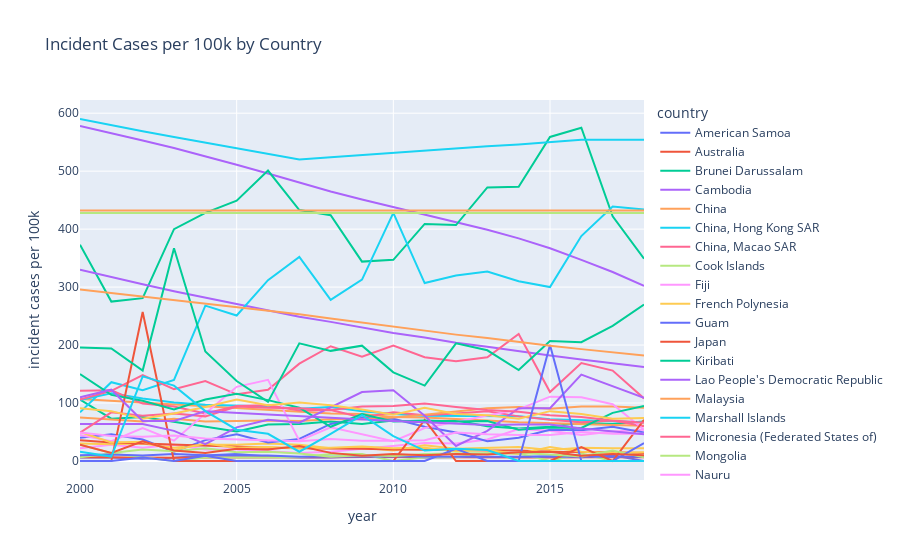

The notebook cell this image was saved under:
### Code cell
#country plot for Western Pacific Region
px.line(gyeWPR, x="year", y="incident cases per 100k", color="country", title="Incident Cases per 100k in Western Pacific Region")

### Figure 1 — Plotly figure (JSON) as saved in the notebook; plotly's stock layout.template omitted (floating-point values rounded to 4 significant figures)
{"data": [{"hovertemplate": "country=American Samoa<br>year=%{x}<br>incident cases per 100k=%{y}<extra></extra>", "legendgroup": "American Samoa", "line": {"color": "#636efa", "dash": "solid"}, "mode": "lines", "name": "American Samoa", "showlegend": true, "type": "scatter", "x": [2000, 2001, 2002, 2003, 2004, 2005, 2006, 2007, 2008, 2009, 2010, 2011, 2012, 2013, 2014, 2015, 2016, 2017, 2018], "xaxis": "x", "y": [6, 5.9, 3.9, 5.8, 9.6, 12, 7.8, 5.9, 6, 8.1, 8.2, 6.2, 7, 6.9, 6.8, 8.2, 6.5, 10, 0], "yaxis": "y"}, {"hovertemplate": "country=Australia<br>year=%{x}<br>incident cases per 100k=%{y}<extra></extra>", "legendgroup": "Australia", "line": {"color": "#EF553B", "dash": "solid"}, "mode": "lines", "name": "Australia", "showlegend": true, "type": "scatter", "x": [2000, 2001, 2002, 2003, 2004, 2005, 2006, 2007, 2008, 2009, 2010, 2011, 2012, 2013, 2014, 2015, 2016, 2017, 2018], "xaxis": "x", "y": [6.3, 5.9, 6, 5.6, 6.2, 6, 6.5, 6.2, 6.5, 6.8, 6.5, 6.3, 6.6, 6.2, 6.5, 6, 6.5, 6.7, 6.6], "yaxis": "y"}, {"hovertemplate": "country=Brunei Darussalam<br>year=%{x}<br>incident cases per 100k=%{y}<extra></extra>", "legendgroup": "Brunei Darussalam", "line": {"color": "#00cc96", "dash": "solid"}, "mode": "lines", "name": "Brunei Darussalam", "showlegend": true, "type": "scatter", "x": [2000, 2001, 2002, 2003, 2004, 2005, 2006, 2007, 2008, 2009, 2010, 2011, 2012, 2013, 2014, 2015, 2016, 2017, 2018], "xaxis": "x", "y": [106, 73, 76, 68, 59, 51, 63, 64, 68, 64, 70, 67, 70, 60, 56, 59, 66, 64, 68], "yaxis": "y"}, {"hovertemplate": "country=Cambodia<br>year=%{x}<br>incident cases per 100k=%{y}<extra></extra>", "legendgroup": "Cambodia", "line": {"color": "#ab63fa", "dash": "solid"}, "mode": "lines", "name": "Cambodia", "showlegend": true, "type": "scatter", "x": [2000, 2001, 2002, 2003, 2004, 2005, 2006, 2007, 2008, 2009, 2010, 2011, 2012, 2013, 2014, 2015, 2016, 2017, 2018], "xaxis": "x", "y": [578, 566, 553, 540, 526, 511, 496, 480, 465, 451, 438, 425, 412, 399, 384, 367, 347, 326, 302], "yaxis": "y"}, {"hovertemplate": "country=China<br>year=%{x}<br>incident cases per 100k=%{y}<extra></extra>", "legendgroup": "China", "line": {"color": "#FFA15A", "dash": "solid"}, "mode": "lines", "name": "China", "showlegend": true, "type": "scatter", "x": [2000, 2001, 2002, 2003, 2004, 2005, 2006, 2007, 2008, 2009, 2010, 2011, 2012, 2013, 2014, 2015, 2016, 2017, 2018], "xaxis": "x", "y": [107, 104, 100, 97, 94, 91, 88, 85, 82, 81, 76, 75, 73, 70, 67, 65, 63, 62, 61], "yaxis": "y"}, {"hovertemplate": "country=China, Hong Kong SAR<br>year=%{x}<br>incident cases per 100k=%{y}<extra></extra>", "legendgroup": "China, Hong Kong SAR", "line": {"color": "#19d3f3", "dash": "solid"}, "mode": "lines", "name": "China, Hong Kong SAR", "showlegend": true, "type": "scatter", "x": [2000, 2001, 2002, 2003, 2004, 2005, 2006, 2007, 2008, 2009, 2010, 2011, 2012, 2013, 2014, 2015, 2016, 2017, 2018], "xaxis": "x", "y": [105, 117, 108, 101, 97, 96, 94, 90, 93, 86, 81, 78, 78, 77, 77, 72, 70, 68, 67], "yaxis": "y"}, {"hovertemplate": "country=China, Macao SAR<br>year=%{x}<br>incident cases per 100k=%{y}<extra></extra>", "legendgroup": "China, Macao SAR", "line": {"color": "#FF6692", "dash": "solid"}, "mode": "lines", "name": "China, Macao SAR", "showlegend": true, "type": "scatter", "x": [2000, 2001, 2002, 2003, 2004, 2005, 2006, 2007, 2008, 2009, 2010, 2011, 2012, 2013, 2014, 2015, 2016, 2017, 2018], "xaxis": "x", "y": [121, 122, 99, 94, 82, 95, 96, 87, 88, 75, 84, 79, 82, 86, 77, 71, 67, 70, 60], "yaxis": "y"}, {"hovertemplate": "country=Cook Islands<br>year=%{x}<br>incident cases per 100k=%{y}<extra></extra>", "legendgroup": "Cook Islands", "line": {"color": "#B6E880", "dash": "solid"}, "mode": "lines", "name": "Cook Islands", "showlegend": true, "type": "scatter", "x": [2000, 2001, 2002, 2003, 2004, 2005, 2006, 2007, 2008, 2009, 2010, 2011, 2012, 2013, 2014, 2015, 2016, 2017, 2018], "xaxis": "x", "y": [6.4, 13, 6.3, 0, 6.1, 6, 6, 6.4, 12, 12, 0, 6.3, 6.4, 13, 13, 0, 13, 0, 0], "yaxis": "y"}, {"hovertemplate": "country=Fiji<br>year=%{x}<br>incident cases per 100k=%{y}<extra></extra>", "legendgroup": "Fiji", "line": {"color": "#FF97FF", "dash": "solid"}, "mode": "lines", "name": "Fiji", "showlegend": true, "type": "scatter", "x": [2000, 2001, 2002, 2003, 2004, 2005, 2006, 2007, 2008, 2009, 2010, 2011, 2012, 2013, 2014, 2015, 2016, 2017, 2018], "xaxis": "x", "y": [22, 28, 23, 28, 20, 20, 17, 14, 16, 21, 27, 31, 30, 37, 55, 52, 45, 51, 54], "yaxis": "y"}, {"hovertemplate": "country=French Polynesia<br>year=%{x}<br>incident cases per 100k=%{y}<extra></extra>", "legendgroup": "French Polynesia", "line": {"color": "#FECB52", "dash": "solid"}, "mode": "lines", "name": "French Polynesia", "showlegend": true, "type": "scatter", "x": [2000, 2001, 2002, 2003, 2004, 2005, 2006, 2007, 2008, 2009, 2010, 2011, 2012, 2013, 2014, 2015, 2016, 2017, 2018], "xaxis": "x", "y": [30, 29, 30, 23, 28, 28, 30, 28, 22, 23, 18, 27, 21, 22, 24, 19, 23, 22, 22], "yaxis": "y"}, {"hovertemplate": "country=Guam<br>year=%{x}<br>incident cases per 100k=%{y}<extra></extra>", "legendgroup": "Guam", "line": {"color": "#636efa", "dash": "solid"}, "mode": "lines", "name": "Guam", "showlegend": true, "type": "scatter", "x": [2000, 2001, 2002, 2003, 2004, 2005, 2006, 2007, 2008, 2009, 2010, 2011, 2012, 2013, 2014, 2015, 2016, 2017, 2018], "xaxis": "x", "y": [40, 46, 37, 16, 36, 46, 32, 38, 64, 74, 73, 59, 49, 34, 40, 54, 53, 59, 49], "yaxis": "y"}, {"hovertemplate": "country=Japan<br>year=%{x}<br>incident cases per 100k=%{y}<extra></extra>", "legendgroup": "Japan", "line": {"color": "#EF553B", "dash": "solid"}, "mode": "lines", "name": "Japan", "showlegend": true, "type": "scatter", "x": [2000, 2001, 2002, 2003, 2004, 2005, 2006, 2007, 2008, 2009, 2010, 2011, 2012, 2013, 2014, 2015, 2016, 2017, 2018], "xaxis": "x", "y": [36, 32, 30, 28, 27, 24, 23, 22, 22, 21, 20, 20, 19, 18, 18, 16, 16, 15, 14], "yaxis": "y"}, {"hovertemplate": "country=Kiribati<br>year=%{x}<br>incident cases per 100k=%{y}<extra></extra>", "legendgroup": "Kiribati", "line": {"color": "#00cc96", "dash": "solid"}, "mode": "lines", "name": "Kiribati", "showlegend": true, "type": "scatter", "x": [2000, 2001, 2002, 2003, 2004, 2005, 2006, 2007, 2008, 2009, 2010, 2011, 2012, 2013, 2014, 2015, 2016, 2017, 2018], "xaxis": "x", "y": [373, 275, 281, 400, 428, 449, 501, 433, 424, 344, 347, 409, 407, 472, 473, 559, 575, 422, 349], "yaxis": "y"}, {"hovertemplate": "country=Lao People's Democratic Republic<br>year=%{x}<br>incident cases per 100k=%{y}<extra></extra>", "legendgroup": "Lao People's Democratic Republic", "line": {"color": "#ab63fa", "dash": "solid"}, "mode": "lines", "name": "Lao People's Democratic Republic", "showlegend": true, "type": "scatter", "x": [2000, 2001, 2002, 2003, 2004, 2005, 2006, 2007, 2008, 2009, 2010, 2011, 2012, 2013, 2014, 2015, 2016, 2017, 2018], "xaxis": "x", "y": [330, 317, 305, 293, 282, 270, 260, 249, 240, 230, 221, 213, 204, 197, 189, 182, 175, 168, 162], "yaxis": "y"}, {"hovertemplate": "country=Malaysia<br>year=%{x}<br>incident cases per 100k=%{y}<extra></extra>", "legendgroup": "Malaysia", "line": {"color": "#FFA15A", "dash": "solid"}, "mode": "lines", "name": "Malaysia", "showlegend": true, "type": "scatter", "x": [2000, 2001, 2002, 2003, 2004, 2005, 2006, 2007, 2008, 2009, 2010, 2011, 2012, 2013, 2014, 2015, 2016, 2017, 2018], "xaxis": "x", "y": [75, 72, 68, 73, 68, 69, 70, 69, 72, 72, 75, 80, 86, 91, 93, 90, 94, 94, 92], "yaxis": "y"}, {"hovertemplate": "country=Marshall Islands<br>year=%{x}<br>incident cases per 100k=%{y}<extra></extra>", "legendgroup": "Marshall Islands", "line": {"color": "#19d3f3", "dash": "solid"}, "mode": "lines", "name": "Marshall Islands", "showlegend": true, "type": "scatter", "x": [2000, 2001, 2002, 2003, 2004, 2005, 2006, 2007, 2008, 2009, 2010, 2011, 2012, 2013, 2014, 2015, 2016, 2017, 2018], "xaxis": "x", "y": [84, 136, 122, 140, 268, 251, 312, 352, 278, 313, 428, 307, 320, 327, 310, 300, 388, 439, 434], "yaxis": "y"}, {"hovertemplate": "country=Micronesia (Federated States of)<br>year=%{x}<br>incident cases per 100k=%{y}<extra></extra>", "legendgroup": "Micronesia (Federated States of)", "line": {"color": "#FF6692", "dash": "solid"}, "mode": "lines", "name": "Micronesia (Federated States of)", "showlegend": true, "type": "scatter", "x": [2000, 2001, 2002, 2003, 2004, 2005, 2006, 2007, 2008, 2009, 2010, 2011, 2012, 2013, 2014, 2015, 2016, 2017, 2018], "xaxis": "x", "y": [106, 121, 148, 124, 138, 115, 123, 168, 198, 180, 199, 179, 172, 179, 219, 119, 169, 156, 108], "yaxis": "y"}, {"hovertemplate": "country=Mongolia<br>year=%{x}<br>incident cases per 100k=%{y}<extra></extra>", "legendgroup": "Mongolia", "line": {"color": "#B6E880", "dash": "solid"}, "mode": "lines", "name": "Mongolia", "showlegend": true, "type": "scatter", "x": [2000, 2001, 2002, 2003, 2004, 2005, 2006, 2007, 2008, 2009, 2010, 2011, 2012, 2013, 2014, 2015, 2016, 2017, 2018], "xaxis": "x", "y": [428, 428, 428, 428, 428, 428, 428, 428, 428, 428, 428, 428, 428, 428, 428, 428, 428, 428, 428], "yaxis": "y"}, {"hovertemplate": "country=Nauru<br>year=%{x}<br>incident cases per 100k=%{y}<extra></extra>", "legendgroup": "Nauru", "line": {"color": "#FF97FF", "dash": "solid"}, "mode": "lines", "name": "Nauru", "showlegend": true, "type": "scatter", "x": [2000, 2001, 2002, 2003, 2004, 2005, 2006, 2007, 2008, 2009, 2010, 2011, 2012, 2013, 2014, 2015, 2016, 2017, 2018], "xaxis": "x", "y": [45, 34, 57, 35, 82, 128, 140, 35, 58, 46, 34, 57, 68, 79, 89, 111, 110, 98, 54], "yaxis": "y"}, {"hovertemplate": "country=New Caledonia<br>year=%{x}<br>incident cases per 100k=%{y}<extra></extra>", "legendgroup": "New Caledonia", "line": {"color": "#FECB52", "dash": "solid"}, "mode": "lines", "name": "New Caledonia", "showlegend": true, "type": "scatter", "x": [2000, 2001, 2002, 2003, 2004, 2005, 2006, 2007, 2008, 2009, 2010, 2011, 2012, 2013, 2014, 2015, 2016, 2017, 2018], "xaxis": "x", "y": [50, 32, 33, 19, 30, 23, 24, 22, 23, 25, 22, 23, 17, 19, 12, 24, 16, 14, 15], "yaxis": "y"}, {"hovertemplate": "country=New Zealand<br>year=%{x}<br>incident cases per 100k=%{y}<extra></extra>", "legendgroup": "New Zealand", "line": {"color": "#636efa", "dash": "solid"}, "mode": "lines", "name": "New Zealand", "showlegend": true, "type": "scatter", "x": [2000, 2001, 2002, 2003, 2004, 2005, 2006, 2007, 2008, 2009, 2010, 2011, 2012, 2013, 2014, 2015, 2016, 2017, 2018], "xaxis": "x", "y": [10, 11, 9.5, 12, 10, 9.2, 9.5, 7.4, 7.8, 7.9, 7.9, 7.9, 7.5, 6.9, 7.5, 7.3, 7.3, 7.4, 7.3], "yaxis": "y"}, {"hovertemplate": "country=Niue<br>year=%{x}<br>incident cases per 100k=%{y}<extra></extra>", "legendgroup": "Niue", "line": {"color": "#EF553B", "dash": "solid"}, "mode": "lines", "name": "Niue", "showlegend": true, "type": "scatter", "x": [2000, 2001, 2002, 2003, 2004, 2005, 2006, 2007, 2008, 2009, 2010, 2011, 2012, 2013, 2014, 2015, 2016, 2017, 2018], "xaxis": "x", "y": [0, 0, 257, 0, 0, 0, 0, 0, 0, 0, 0, 71, 0, 0, 0, 0, 24, 0, 71], "yaxis": "y"}, {"hovertemplate": "country=Northern Mariana Islands<br>year=%{x}<br>incident cases per 100k=%{y}<extra></extra>", "legendgroup": "Northern Mariana Islands", "line": {"color": "#00cc96", "dash": "solid"}, "mode": "lines", "name": "Northern Mariana Islands", "showlegend": true, "type": "scatter", "x": [2000, 2001, 2002, 2003, 2004, 2005, 2006, 2007, 2008, 2009, 2010, 2011, 2012, 2013, 2014, 2015, 2016, 2017, 2018], "xaxis": "x", "y": [150, 114, 104, 89, 106, 116, 105, 92, 59, 81, 68, 70, 68, 69, 54, 58, 57, 83, 95], "yaxis": "y"}, {"hovertemplate": "country=Palau<br>year=%{x}<br>incident cases per 100k=%{y}<extra></extra>", "legendgroup": "Palau", "line": {"color": "#ab63fa", "dash": "solid"}, "mode": "lines", "name": "Palau", "showlegend": true, "type": "scatter", "x": [2000, 2001, 2002, 2003, 2004, 2005, 2006, 2007, 2008, 2009, 2010, 2011, 2012, 2013, 2014, 2015, 2016, 2017, 2018], "xaxis": "x", "y": [64, 64, 64, 52, 29, 58, 71, 66, 93, 119, 122, 78, 26, 52, 91, 91, 149, 129, 109], "yaxis": "y"}, {"hovertemplate": "country=Papua New Guinea<br>year=%{x}<br>incident cases per 100k=%{y}<extra></extra>", "legendgroup": "Papua New Guinea", "line": {"color": "#FFA15A", "dash": "solid"}, "mode": "lines", "name": "Papua New Guinea", "showlegend": true, "type": "scatter", "x": [2000, 2001, 2002, 2003, 2004, 2005, 2006, 2007, 2008, 2009, 2010, 2011, 2012, 2013, 2014, 2015, 2016, 2017, 2018], "xaxis": "x", "y": [432, 432, 432, 432, 432, 432, 432, 432, 432, 432, 432, 432, 432, 432, 432, 432, 432, 432, 432], "yaxis": "y"}, {"hovertemplate": "country=Philippines<br>year=%{x}<br>incident cases per 100k=%{y}<extra></extra>", "legendgroup": "Philippines", "line": {"color": "#19d3f3", "dash": "solid"}, "mode": "lines", "name": "Philippines", "showlegend": true, "type": "scatter", "x": [2000, 2001, 2002, 2003, 2004, 2005, 2006, 2007, 2008, 2009, 2010, 2011, 2012, 2013, 2014, 2015, 2016, 2017, 2018], "xaxis": "x", "y": [590, 579, 569, 559, 549, 539, 530, 520, 524, 528, 531, 535, 539, 543, 546, 550, 554, 554, 554], "yaxis": "y"}, {"hovertemplate": "country=Republic of Korea<br>year=%{x}<br>incident cases per 100k=%{y}<extra></extra>", "legendgroup": "Republic of Korea", "line": {"color": "#FF6692", "dash": "solid"}, "mode": "lines", "name": "Republic of Korea", "showlegend": true, "type": "scatter", "x": [2000, 2001, 2002, 2003, 2004, 2005, 2006, 2007, 2008, 2009, 2010, 2011, 2012, 2013, 2014, 2015, 2016, 2017, 2018], "xaxis": "x", "y": [49, 84, 78, 82, 77, 94, 92, 91, 88, 94, 95, 99, 93, 88, 85, 79, 76, 70, 66], "yaxis": "y"}, {"hovertemplate": "country=Samoa<br>year=%{x}<br>incident cases per 100k=%{y}<extra></extra>", "legendgroup": "Samoa", "line": {"color": "#B6E880", "dash": "solid"}, "mode": "lines", "name": "Samoa", "showlegend": true, "type": "scatter", "x": [2000, 2001, 2002, 2003, 2004, 2005, 2006, 2007, 2008, 2009, 2010, 2011, 2012, 2013, 2014, 2015, 2016, 2017, 2018], "xaxis": "x", "y": [28, 14, 20, 17, 22, 15, 16, 13, 7.5, 10, 8.7, 12, 13, 13, 14, 11, 7.7, 18, 6.4], "yaxis": "y"}, {"hovertemplate": "country=Singapore<br>year=%{x}<br>incident cases per 100k=%{y}<extra></extra>", "legendgroup": "Singapore", "line": {"color": "#FF97FF", "dash": "solid"}, "mode": "lines", "name": "Singapore", "showlegend": true, "type": "scatter", "x": [2000, 2001, 2002, 2003, 2004, 2005, 2006, 2007, 2008, 2009, 2010, 2011, 2012, 2013, 2014, 2015, 2016, 2017, 2018], "xaxis": "x", "y": [49, 43, 42, 44, 39, 37, 35, 34, 38, 35, 35, 36, 49, 46, 45, 45, 50, 47, 47], "yaxis": "y"}, {"hovertemplate": "country=Solomon Islands<br>year=%{x}<br>incident cases per 100k=%{y}<extra></extra>", "legendgroup": "Solomon Islands", "line": {"color": "#FECB52", "dash": "solid"}, "mode": "lines", "name": "Solomon Islands", "showlegend": true, "type": "scatter", "x": [2000, 2001, 2002, 2003, 2004, 2005, 2006, 2007, 2008, 2009, 2010, 2011, 2012, 2013, 2014, 2015, 2016, 2017, 2018], "xaxis": "x", "y": [91, 86, 73, 82, 93, 106, 96, 101, 96, 89, 80, 92, 81, 79, 73, 86, 81, 73, 74], "yaxis": "y"}, {"hovertemplate": "country=Tokelau<br>year=%{x}<br>incident cases per 100k=%{y}<extra></extra>", "legendgroup": "Tokelau", "line": {"color": "#636efa", "dash": "solid"}, "mode": "lines", "name": "Tokelau", "showlegend": true, "type": "scatter", "x": [2000, 2001, 2002, 2003, 2004, 2005, 2006, 2007, 2008, 2009, 2010, 2011, 2012, 2013, 2014, 2015, 2016, 2017, 2018], "xaxis": "x", "y": [0, 0, 6.1, 0, 9.2, 0, 0, 0, 0, 0, 0, 0, 21, 0, 0, 200, 0, 0, 31], "yaxis": "y"}, {"hovertemplate": "country=Tonga<br>year=%{x}<br>incident cases per 100k=%{y}<extra></extra>", "legendgroup": "Tonga", "line": {"color": "#EF553B", "dash": "solid"}, "mode": "lines", "name": "Tonga", "showlegend": true, "type": "scatter", "x": [2000, 2001, 2002, 2003, 2004, 2005, 2006, 2007, 2008, 2009, 2010, 2011, 2012, 2013, 2014, 2015, 2016, 2017, 2018], "xaxis": "x", "y": [28, 14, 34, 18, 14, 21, 20, 26, 14, 8.9, 12, 10, 12, 11, 15, 16, 9.1, 12, 10], "yaxis": "y"}, {"hovertemplate": "country=Tuvalu<br>year=%{x}<br>incident cases per 100k=%{y}<extra></extra>", "legendgroup": "Tuvalu", "line": {"color": "#00cc96", "dash": "solid"}, "mode": "lines", "name": "Tuvalu", "showlegend": true, "type": "scatter", "x": [2000, 2001, 2002, 2003, 2004, 2005, 2006, 2007, 2008, 2009, 2010, 2011, 2012, 2013, 2014, 2015, 2016, 2017, 2018], "xaxis": "x", "y": [196, 194, 156, 367, 189, 138, 102, 203, 190, 199, 153, 130, 203, 191, 157, 207, 205, 233, 270], "yaxis": "y"}, {"hovertemplate": "country=Vanuatu<br>year=%{x}<br>incident cases per 100k=%{y}<extra></extra>", "legendgroup": "Vanuatu", "line": {"color": "#ab63fa", "dash": "solid"}, "mode": "lines", "name": "Vanuatu", "showlegend": true, "type": "scatter", "x": [2000, 2001, 2002, 2003, 2004, 2005, 2006, 2007, 2008, 2009, 2010, 2011, 2012, 2013, 2014, 2015, 2016, 2017, 2018], "xaxis": "x", "y": [110, 123, 69, 69, 86, 83, 80, 77, 74, 72, 69, 67, 65, 62, 63, 63, 56, 51, 46], "yaxis": "y"}, {"hovertemplate": "country=Viet Nam<br>year=%{x}<br>incident cases per 100k=%{y}<extra></extra>", "legendgroup": "Viet Nam", "line": {"color": "#FFA15A", "dash": "solid"}, "mode": "lines", "name": "Viet Nam", "showlegend": true, "type": "scatter", "x": [2000, 2001, 2002, 2003, 2004, 2005, 2006, 2007, 2008, 2009, 2010, 2011, 2012, 2013, 2014, 2015, 2016, 2017, 2018], "xaxis": "x", "y": [296, 290, 284, 278, 272, 266, 260, 253, 246, 239, 231, 225, 218, 212, 205, 199, 193, 188, 182], "yaxis": "y"}, {"hovertemplate": "country=Wallis and Futuna Islands<br>year=%{x}<br>incident cases per 100k=%{y}<extra></extra>", "legendgroup": "Wallis and Futuna Islands", "line": {"color": "#19d3f3", "dash": "solid"}, "mode": "lines", "name": "Wallis and Futuna Islands", "showlegend": true, "type": "scatter", "x": [2000, 2001, 2002, 2003, 2004, 2005, 2006, 2007, 2008, 2009, 2010, 2011, 2012, 2013, 2014, 2015, 2016, 2017, 2018], "xaxis": "x", "y": [16, 7.7, 146, 130, 86, 54, 47, 16, 47, 79, 43, 18, 21, 19, 0, 0, 0, 0.27, 0], "yaxis": "y"}], "layout": {"legend": {"title": {"text": "country"}, "tracegroupgap": 0}, "title": {"text": "Incident Cases per 100k by Country"}, "xaxis": {"anchor": "y", "domain": [0, 1], "title": {"text": "year"}}, "yaxis": {"anchor": "x", "domain": [0, 1], "title": {"text": "incident cases per 100k"}}}}
